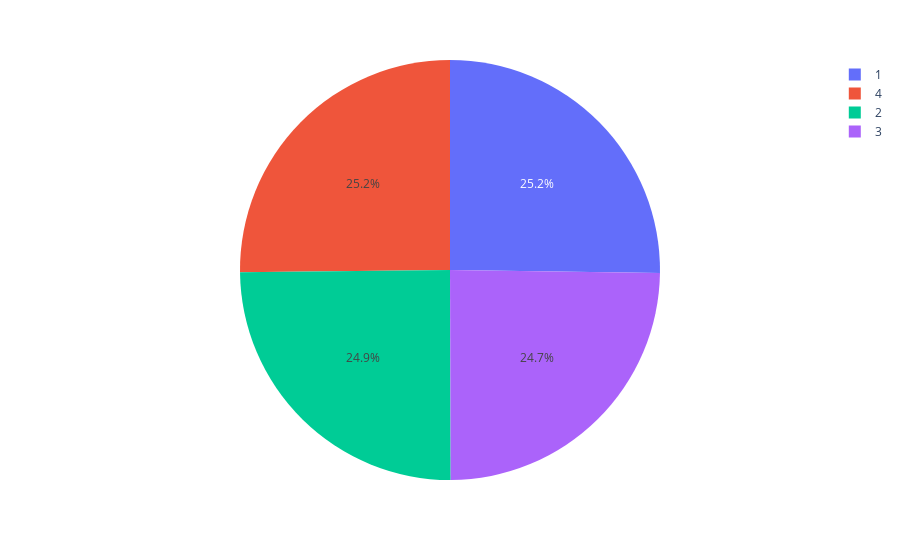

Notebook source saved alongside this figure:
### Markdown cell above
# Data Visualiztion

### Code cell
px.pie(df,names='season')

### Figure 1 — Plotly figure (JSON) as saved in the notebook; plotly's stock layout.template omitted (floating-point values rounded to 4 significant figures; data arrays with more than 128 entries replaced by an {"elided": "..."} marker saying what was removed)
{"data": [{"domain": {"x": [0, 1], "y": [0, 1]}, "hovertemplate": "season=%{label}<extra></extra>", "labels": {"elided": "10583 int values"}, "legendgroup": "", "name": "", "showlegend": true, "type": "pie"}], "layout": {"legend": {"tracegroupgap": 0}, "margin": {"t": 60}}}
